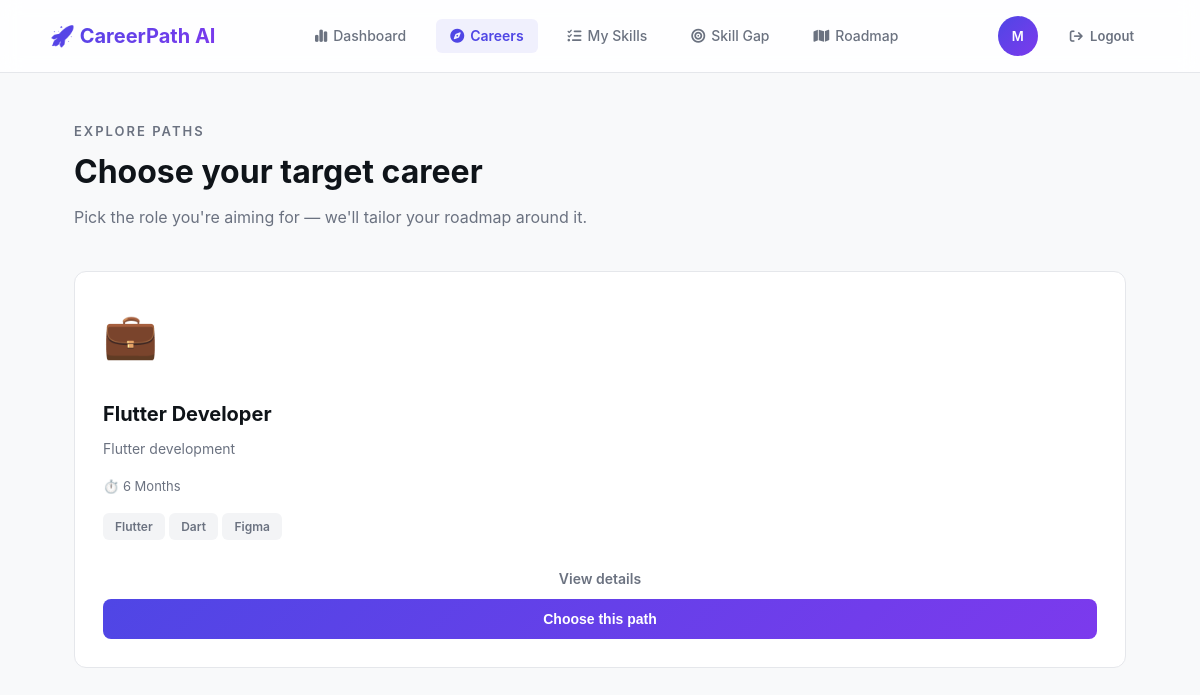
The page /careers/ (signed in) on the database as committed earlier.
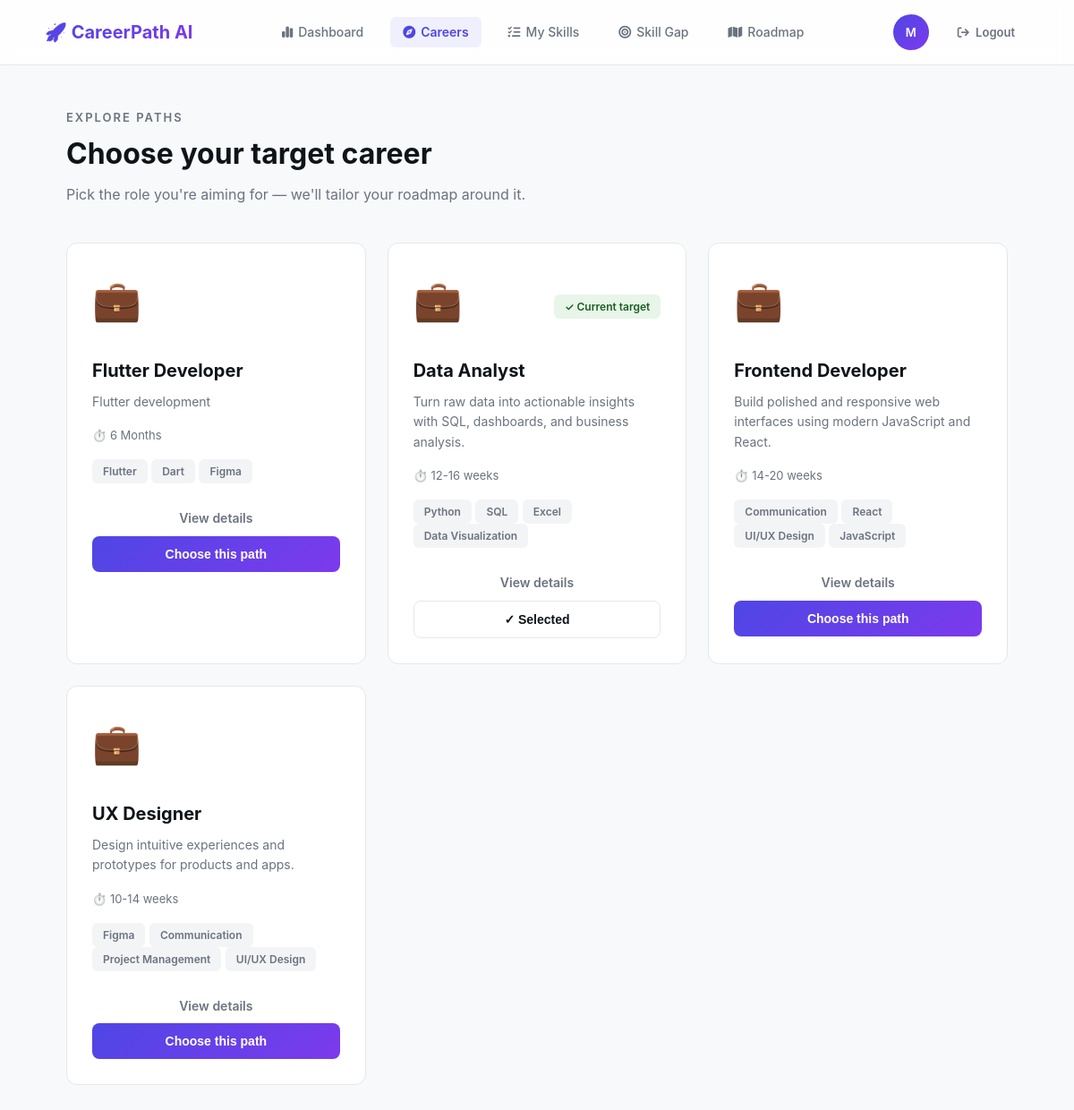
The same page on the database as committed later.
### careers/models.py (models this page shows, shortened)
class Career(models.Model):
    title           = models.CharField(max_length=150, unique=True)
    description     = models.TextField()
    required_skills = models.ManyToManyField(Skill, through='CareerSkill', related_name='careers')
    estimated_time  = models.CharField(max_length=50, default='6 Months')

### skills/models.py (models this page shows, shortened)
class Skill(models.Model):
    name = models.CharField(max_length=100, unique=True)
    category = models.CharField(max_length=100, blank=True, null=True) # Technical, Soft Skill

### careers/views.py (the view)
# urls.py: path('', views.career_list, name='list'),
@login_required
def career_list(request):
    careers = Career.objects.all().prefetch_related('required_skills')
    try:
        selected_id = UserRoadmap.objects.get(user=request.user).career_id
    except UserRoadmap.DoesNotExist:
        selected_id = None
    return render(request, 'careers/careers.html', {
        'careers':     careers,
        'selected_id': selected_id,
    })

### careers/templates/careers/careers.html (shortened to what this page needs)
{% extends 'dashboard/base.html' %}
{% block content %}
<div class="container">
  <div class="page-header">
    <div class="page-eyebrow">Explore paths</div>
    <h1 class="page-title">Choose your target career</h1>
    <p class="page-subtitle">Pick the role you're aiming for — we'll tailor your roadmap around it.</p>
  </div>
  {% if careers %}
  <div class="grid">
    {% for career in careers %}
    <div class="career-card">
      <div class="flex-between" style="margin-bottom: 12px;">
        <div class="career-icon">💼</div>
        {% if career.id == selected_id %}
        <span class="badge badge-success">✓ Current target</span>
        {% endif %}
      </div>
      <div class="career-title">{{ career.title }}</div>
      <div class="career-desc">{{ career.description|truncatewords:25 }}</div>
      <div class="career-meta">⏱️ {{ career.estimated_time }}</div>
      {% if career.required_skills.all %}
      <div style="margin: 12px 0;">
        {% for skill in career.required_skills.all|slice:":4" %}
        <span class="badge badge-muted">{{ skill.name }}</span>
        {% endfor %}
      </div>
      {% endif %}
      <a href="{% url 'careers:detail' career.id %}" class="btn-ghost btn-full" style="margin-top: 8px;">View
        details</a>
      <form method="post" action="{% url 'careers:choose' career.id %}" style="margin-top: auto;">
        {% if career.id == selected_id %}
        <button type="submit" class="btn-secondary btn-full" disabled>✓ Selected</button>
        {% else %}
        <button type="submit" class="btn-primary btn-full">Choose this path</button>
        {% endif %}
      </form>
    </div>
    {% endfor %}
  </div>
  {% endif %}
</div>
{% endblock %}

Rows that differ between the two databases and show on the page:
added Career: shows "✓ Current target", title "Data Analyst", description "Turn raw data into actionable insights with SQL, dashboards, and business analysis.", estimated_time "12-16 weeks", shows "✓ Selected"
added Skill: name "Python", shown under "Data Analyst"
added Skill: name "SQL", shown under "Data Analyst"
added Skill: name "Excel", shown under "Data Analyst"
added Skill: name "Data Visualization", shown under "Data Analyst"
added Career: title "Frontend Developer", description "Build polished and responsive web interfaces using modern JavaScript and React.", estimated_time "14-20 weeks", shows "Choose this path"
added Skill: name "Communication"
added Skill: name "React", shown under "Frontend Developer"
added Skill: name "UI/UX Design"
added Skill: name "JavaScript", shown under "Frontend Developer"
added Career: title "UX Designer", description "Design intuitive experiences and prototypes for products and apps.", estimated_time "10-14 weeks", shows "Choose this path", Skill (name "Figma")
added Skill: name "Project Management", shown under "UX Designer"
